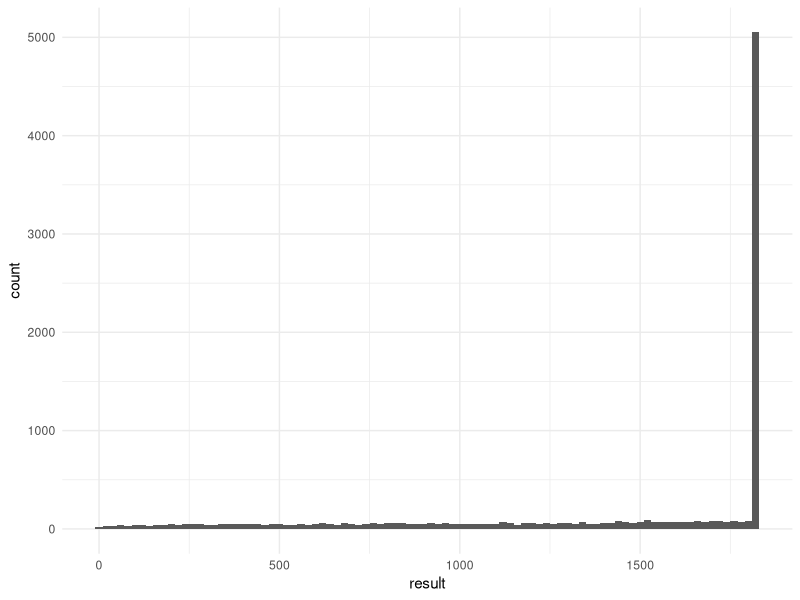

R code for this plot:
## ---- chunk 1
knitr::opts_chunk$set(echo = TRUE)
## ---- chunk 2

library(tidyverse)

theme_set(theme_minimal())

set.seed(2019)

days <- tibble(
  day = 1:1825,
  printer1 = integer(length = 1825),
  printer2 = integer(length = 1825),
  printer3 = integer(length = 1825)
)

trip <- function() {
  
  trip_days <- days
  
  trip_days$printer1 <-  sample(c(0,1), 1825, replace = TRUE, prob = c(.9, .1))
  trip_days$printer2 <-  sample(c(0,1), 1825, replace = TRUE, prob = c(.925, .075))
  trip_days$printer3 <-  sample(c(0,1), 1825, replace = TRUE, prob = c(.95, .05))
  
  trip_days <- trip_days %>% 
    mutate(
      total_broken = printer1 + printer2 + printer3,
      dead = if_else(total_broken < 3, 0, 1)
    ) %>% 
    arrange(desc(dead), desc(day))
  
  trip_days$day[[1]]

}

trial_count <- 10000

trials <- tibble(
  trial_num = 1:trial_count,
  result = map_int(1:trial_count, ~trip())
)

trials %>% 
  ggplot(aes(result)) +
    geom_histogram(binwidth = 20)

mean(trials$result == 1825)


